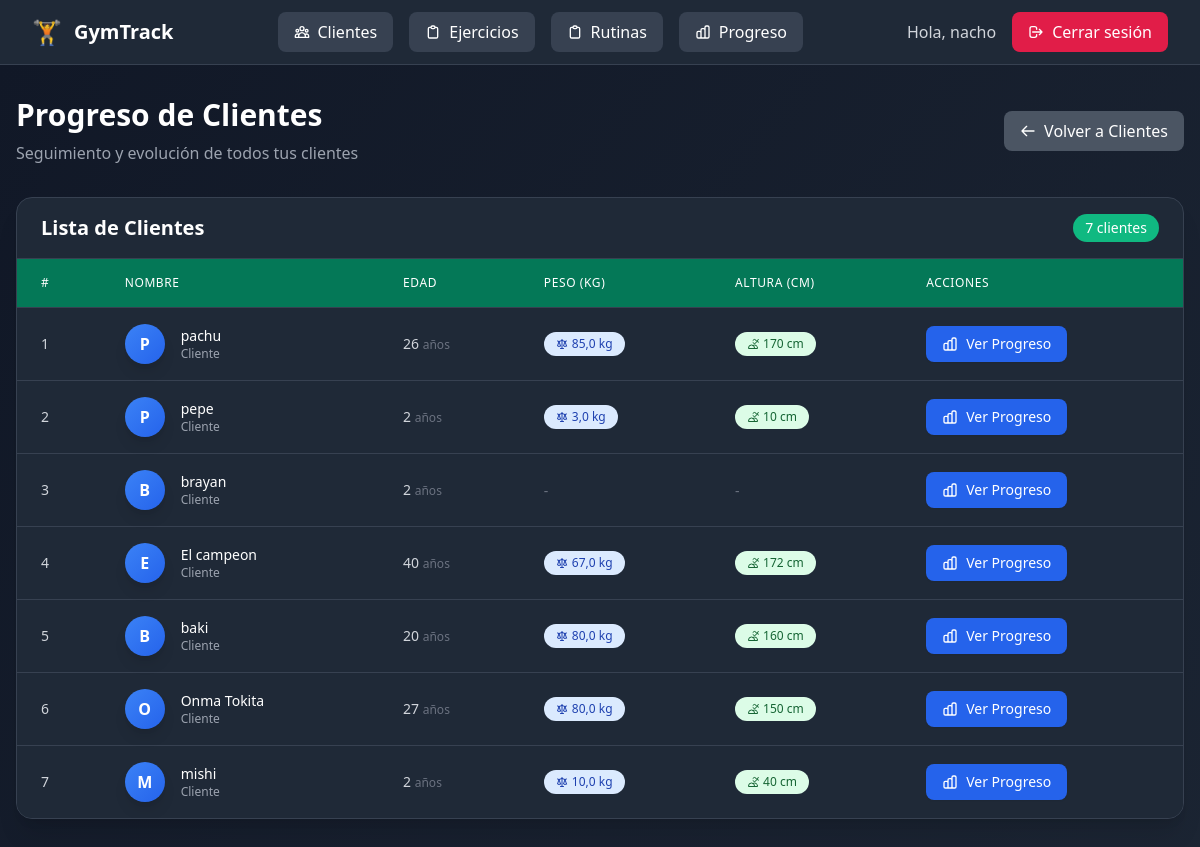
The page /progreso/ (signed in) on the database its author committed.
### usuarios/models.py (models this page shows, shortened)
class Usuario(AbstractUser):
    ROLES = (
        ("entrenador", "Entrenador"),
        ("admin", "Administrador"),
    )
    rol = models.CharField(max_length=20, choices=ROLES, default="entrenador")

### clientes/models.py (models this page shows, shortened)
class Cliente(models.Model):
    entrenadores = models.ManyToManyField(settings.AUTH_USER_MODEL, related_name="clientes")
    nombre = models.CharField(max_length=100)
    edad = models.PositiveIntegerField(null=True, blank=True)
    altura_cm = models.PositiveIntegerField(null=True, blank=True)
    peso_kg = models.FloatField(null=True, blank=True)
    lesiones = models.TextField(blank=True, help_text="Anotar lesiones o complicaciones")

### progreso/views.py (the view)
# urls.py: path("", views.index, name="index"),
@login_required
def index(request):
    if request.user.is_superuser:
        clientes = Cliente.objects.all()
    else:
        clientes = Cliente.objects.filter(entrenadores=request.user)
    return render(request, "progreso/index.html", {"clientes": clientes})

### progreso/templates/progreso/index.html (shortened to what this page needs)
{% extends "base.html" %}
{% block content %}
<div class="min-h-screen bg-gradient-to-br from-gray-900 to-gray-800 py-8 px-4">
  <div class="max-w-7xl mx-auto">
    <div class="flex flex-col sm:flex-row justify-between items-start sm:items-center mb-8 gap-4">
      <div>
        <h1 class="text-3xl font-bold text-white mb-2">Progreso de Clientes</h1>
        <p class="text-gray-400">Seguimiento y evolución de todos tus clientes</p>
      </div>
      <a href="{% url 'clientes:lista' %}"
         class="inline-flex items-center px-4 py-2 bg-gray-600 hover:bg-gray-500 text-white font-medium rounded-lg transition-colors">
        <svg class="w-4 h-4 mr-2" fill="none" stroke="currentColor" viewBox="0 0 24 24">
          <path stroke-linecap="round" stroke-linejoin="round" stroke-width="2" d="M10 19l-7-7m0 0l7-7m-7 7h18"></path>
        </svg>
        Volver a Clientes
      </a>
    </div>
    {% if clientes %}
    <div class="bg-gray-800 rounded-2xl shadow-xl border border-gray-700 overflow-hidden">
      <div class="px-6 py-4 border-b border-gray-700">
        <div class="flex flex-col sm:flex-row justify-between items-start sm:items-center">
          <h2 class="text-xl font-bold text-white">Lista de Clientes</h2>
          <span class="inline-flex items-center px-3 py-1 rounded-full text-sm font-medium bg-emerald-500 text-white mt-2 sm:mt-0">
            {{ clientes.count }} cliente{{ clientes.count|pluralize }}
          </span>
        </div>
      </div>
      <div class="overflow-x-auto">
        <table class="min-w-full divide-y divide-gray-700">
          <thead class="bg-emerald-700">
            <tr>
              <th class="px-6 py-4 text-left text-xs font-medium text-white uppercase tracking-wider">#</th>
              <th class="px-6 py-4 text-left text-xs font-medium text-white uppercase tracking-wider">Nombre</th>
              <th class="px-6 py-4 text-left text-xs font-medium text-white uppercase tracking-wider">Edad</th>
              <th class="px-6 py-4 text-left text-xs font-medium text-white uppercase tracking-wider">Peso (kg)</th>
              <th class="px-6 py-4 text-left text-xs font-medium text-white uppercase tracking-wider">Altura (cm)</th>
              <th class="px-6 py-4 text-left text-xs font-medium text-white uppercase tracking-wider">Acciones</th>
            </tr>
          </thead>
          <tbody class="bg-gray-800 divide-y divide-gray-700">
            {% for cliente in clientes %}
            <tr class="hover:bg-gray-750 transition-colors group">
              <td class="px-6 py-4 whitespace-nowrap text-sm font-medium text-gray-300">
                {{ forloop.counter }}
              </td>
              <td class="px-6 py-4 whitespace-nowrap">
                <div class="flex items-center">
                  <div class="flex-shrink-0 h-10 w-10 bg-gradient-to-br from-blue-500 to-blue-600 rounded-full flex items-center justify-center text-white font-bold shadow-lg">
                    {{ cliente.nombre|slice:":1"|upper }}
                  </div>
                  <div class="ml-4">
                    <div class="text-sm font-medium text-white">{{ cliente.nombre }}</div>
                    <div class="text-xs text-gray-400">Cliente</div>
                  </div>
                </div>
              </td>
              <td class="px-6 py-4 whitespace-nowrap">
                <div class="text-sm text-gray-300">
                  {{ cliente.edad|default:"-" }}
                  {% if cliente.edad %}
                  <span class="text-xs text-gray-500">años</span>
                  {% endif %}
                </div>
              </td>
              <td class="px-6 py-4 whitespace-nowrap">
                {% if cliente.peso_kg %}
                <span class="inline-flex items-center px-3 py-1 rounded-full text-xs font-medium bg-blue-100 text-blue-800">
                  <svg class="w-3 h-3 mr-1" fill="none" stroke="currentColor" viewBox="0 0 24 24">
                    <path stroke-linecap="round" stroke-linejoin="round" stroke-width="2" d="M3 6l3 1m0 0l-3 9a5.002 5.002 0 006.001 0M6 7l3 9M6 7l6-2m6 2l3-1m-3 1l-3 9a5.002 5.002 0 006.001 0M18 7l3 9m-3-9l-6-2m0-2v2m0 16V5m0 16H9m3 0h3"></path>
                  </svg>
                  {{ cliente.peso_kg }} kg
                </span>
                {% else %}
                <span class="text-sm text-gray-500">-</span>
                {% endif %}
              </td>
              <td class="px-6 py-4 whitespace-nowrap">
                {% if cliente.altura_cm %}
                <span class="inline-flex items-center px-3 py-1 rounded-full text-xs font-medium bg-green-100 text-green-800">
                  <svg class="w-3 h-3 mr-1" fill="none" stroke="currentColor" viewBox="0 0 24 24">
                    <path stroke-linecap="round" stroke-linejoin="round" stroke-width="2" d="M12 4.354a4 4 0 110 5.292M15 21H3v-1a6 6 0 0112 0v1zm0 0h6v-1a6 6 0 00-9-5.197m13.5-9a2.5 2.5 0 11-5 0 2.5 2.5 0 015 0z"></path>
                  </svg>
                  {{ cliente.altura_cm }} cm
                </span>
                {% else %}
                <span class="text-sm text-gray-500">-</span>
                {% endif %}
              </td>
              <td class="px-6 py-4 whitespace-nowrap">
                <a href="{% url 'progreso:lista' cliente.id %}"
                   class="inline-flex items-center px-4 py-2 bg-blue-600 hover:bg-blue-500 text-white text-sm font-medium rounded-lg transition-colors shadow-sm">
                  Ver Progreso
                </a>
              </td>
            </tr>
            {% endfor %}
          </tbody>
        </table>
      </div>
    </div>
    {% endif %}
  </div>
</div>
{% endblock %}

### templates/base.html (shortened to what this page needs)
<!DOCTYPE html>
<html lang="es">
  <head>
    <script src="https://cdn.tailwindcss.com"></script>
  </head>
  <body class="bg-gradient-to-br from-gray-900 to-gray-800 min-h-screen">
    <nav class="bg-gray-800 border-b border-gray-700 shadow-lg">
      <div class="max-w-7xl mx-auto px-4 sm:px-6 lg:px-8">
        <div class="flex justify-between items-center h-16">
          <div class="flex items-center">
            <a href="/" class="flex items-center space-x-3 text-xl font-bold text-white hover:text-emerald-400 transition-colors">
              <span class="text-2xl">🏋️</span>
              <span class="hidden sm:inline">GymTrack</span>
            </a>
          </div>
          <div class="hidden md:flex items-center space-x-4">
            <a href="{% url 'clientes:lista' %}" class="inline-flex items-center px-4 py-2 bg-gray-700 hover:bg-gray-600 text-white font-medium rounded-lg transition-colors">
              Clientes
            </a>
            <a href="{% url 'ejercicios:lista' %}" class="inline-flex items-center px-4 py-2 bg-gray-700 hover:bg-gray-600 text-white font-medium rounded-lg transition-colors">
              <svg class="w-4 h-4 mr-2" fill="none" stroke="currentColor" viewBox="0 0 24 24">
                <path stroke-linecap="round" stroke-linejoin="round" stroke-width="2" d="M9 5H7a2 2 0 00-2 2v12a2 2 0 002 2h10a2 2 0 002-2V7a2 2 0 00-2-2h-2M9 5a2 2 0 002 2h2a2 2 0 002-2M9 5a2 2 0 012-2h2a2 2 0 012 2"></path>
              </svg>
              Ejercicios
            </a>
            <a href="{% url 'rutinas:lista' %}" class="inline-flex items-center px-4 py-2 bg-gray-700 hover:bg-gray-600 text-white font-medium rounded-lg transition-colors">
              <svg class="w-4 h-4 mr-2" fill="none" stroke="currentColor" viewBox="0 0 24 24">
                <path stroke-linecap="round" stroke-linejoin="round" stroke-width="2" d="M9 5H7a2 2 0 00-2 2v12a2 2 0 002 2h10a2 2 0 002-2V7a2 2 0 00-2-2h-2M9 5a2 2 0 002 2h2a2 2 0 002-2M9 5a2 2 0 012-2h2a2 2 0 012 2"></path>
              </svg>
              Rutinas
            </a>
            <a href="{% url 'progreso:index' %}" class="inline-flex items-center px-4 py-2 bg-gray-700 hover:bg-gray-600 text-white font-medium rounded-lg transition-colors">
              Progreso
            </a>
          </div>
          <div class="hidden md:flex items-center space-x-4">
            {% if user.is_authenticated %}
              <span class="text-gray-300 font-medium">Hola, {{ user.username }}</span>
              <a href="{% url 'usuarios:logout' %}" class="inline-flex items-center px-4 py-2 bg-rose-600 hover:bg-rose-500 text-white font-medium rounded-lg transition-colors">
                <svg class="w-4 h-4 mr-2" fill="none" stroke="currentColor" viewBox="0 0 24 24">
                  <path stroke-linecap="round" stroke-linejoin="round" stroke-width="2" d="M17 16l4-4m0 0l-4-4m4 4H7m6 4v1a3 3 0 01-3 3H6a3 3 0 01-3-3V7a3 3 0 013-3h4a3 3 0 013 3v1"></path>
                </svg>
                Cerrar sesión
              </a>
            {% endif %}
          </div>
        </div>
      </div>
    </nav>
    <main class="flex-1">
      {% block content %}{% endblock %}
    </main>
  </body>
</html>

### rows shown on the page
Usuario: username "nacho"
Cliente: nombre "P", nombre "pachu", edad "26", shows "años", peso_kg "85,0", altura_cm "170"
Cliente: nombre "P", nombre "pepe", edad "2", shows "años", peso_kg "3,0", altura_cm "10"
Cliente: nombre "B", nombre "brayan", edad "2", shows "años"
Cliente: nombre "E", nombre "El campeon", edad "40", shows "años", peso_kg "67,0", altura_cm "172"
Cliente: nombre "B", nombre "baki", edad "20", shows "años", peso_kg "80,0", altura_cm "160"
Cliente: nombre "O", nombre "Onma Tokita", edad "27", shows "años", peso_kg "80,0", altura_cm "150"
Cliente: nombre "M", nombre "mishi", edad "2", shows "años", peso_kg "10,0", altura_cm "40"

### other values the page prints
{{ clientes.count }} "7"
